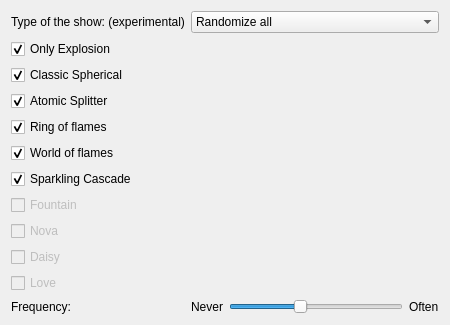
     <widget class="QWidget" name="tab">
      <attribute name="title">
       <string>Fireworks</string>
      </attribute>
      <layout class="QFormLayout" name="formLayout">
       <item row="0" column="0">
        <widget class="QLabel" name="frequencyLabel2_2_2_2">
         <property name="text">
          <string>Type of the show: (experimental)</string>
         </property>
         <property name="wordWrap">
          <bool>false</bool>
         </property>
        </widget>
       </item>
       <item row="0" column="1">
        <widget class="QComboBox" name="showTypeList">
         <property name="toolTip">
          <string>experimental. select how the show will proceed. experimental.</string>
         </property>
         <property name="whatsThis">
          <string>You can change the flow of events. Randm is the default *old* mode, but we know that we can do better than that!!</string>
         </property>
         <property name="autoCompletion">
          <bool>true</bool>
         </property>
         <item>
          <property name="text">
           <string>Randomize all</string>
          </property>
         </item>
         <item>
          <property name="text">
           <string>MonoType (color changes)</string>
          </property>
         </item>
         <item>
          <property name="text">
           <string>MonoChrome (type changes)</string>
          </property>
         </item>
         <item>
          <property name="text">
           <string>pseudo Show (hope this is the best one)</string>
          </property>
         </item>
        </widget>
       </item>
       <item row="1" column="0">
        <widget class="QCheckBox" name="fire0Box">
         <property name="toolTip">
          <string>try me</string>
         </property>
         <property name="text">
          <string>Only Explosion</string>
         </property>
         <property name="checked">
          <bool>true</bool>
         </property>
        </widget>
       </item>
       <item row="2" column="0">
        <widget class="QCheckBox" name="fire1Box">
         <property name="toolTip">
          <string>try me</string>
         </property>
         <property name="text">
          <string>Classic Spherical</string>
         </property>
         <property name="checked">
          <bool>true</bool>
         </property>
        </widget>
       </item>
       <item row="3" column="0">
        <widget class="QCheckBox" name="fire2Box">
         <property name="toolTip">
          <string>try me</string>
         </property>
         <property name="text">
          <string>Atomic Splitter</string>
         </property>
         <property name="checked">
          <bool>true</bool>
         </property>
        </widget>
       </item>
       <item row="4" column="0">
        <widget class="QCheckBox" name="fire3Box">
         <property name="toolTip">
          <string>try me</string>
         </property>
         <property name="text">
          <string>Ring of flames</string>
         </property>
         <property name="checked">
          <bool>true</bool>
         </property>
        </widget>
       </item>
       <item row="5" column="0">
        <widget class="QCheckBox" name="fire4Box">
         <property name="toolTip">
          <string>try me</string>
         </property>
         <property name="text">
          <string>World of flames</string>
         </property>
         <property name="checked">
          <bool>true</bool>
         </property>
        </widget>
       </item>
       <item row="6" column="0">
        <widget class="QCheckBox" name="fire5Box">
         <property name="toolTip">
          <string>try me</string>
         </property>
         <property name="text">
          <string>Sparkling Cascade</string>
         </property>
         <property name="checked">
          <bool>true</bool>
         </property>
        </widget>
       </item>
       <item row="7" column="0">
        <widget class="QCheckBox" name="fire6Box">
         <property name="enabled">
          <bool>false</bool>
         </property>
         <property name="toolTip">
          <string>try me</string>
         </property>
         <property name="text">
          <string>Fountain</string>
         </property>
        </widget>
       </item>
       <item row="8" column="0">
        <widget class="QCheckBox" name="fire7Box">
         <property name="enabled">
          <bool>false</bool>
         </property>
         <property name="toolTip">
          <string>try me</string>
         </property>
         <property name="text">
          <string>Nova</string>
         </property>
        </widget>
       </item>
       <item row="9" column="0">
        <widget class="QCheckBox" name="fire8Box">
         <property name="enabled">
          <bool>false</bool>
         </property>
         <property name="toolTip">
          <string>try me</string>
         </property>
         <property name="text">
          <string>Daisy</string>
         </property>
        </widget>
       </item>
       <item row="10" column="0">
        <widget class="QCheckBox" name="fire9Box">
         <property name="enabled">
          <bool>false</bool>
         </property>
         <property name="toolTip">
          <string>try me</string>
         </property>
         <property name="text">
          <string>Love</string>
         </property>
        </widget>
       </item>
       <item row="11" column="0">
        <widget class="QLabel" name="frequencyLabel2">
         <property name="text">
          <string>Frequency:</string>
         </property>
         <property name="wordWrap">
          <bool>false</bool>
         </property>
        </widget>
       </item>
       <item row="11" column="1">
        <layout class="QHBoxLayout">
         <property name="spacing">
          <number>6</number>
         </property>
         <property name="leftMargin">
          <number>0</number>
         </property>
         <property name="topMargin">
          <number>0</number>
         </property>
         <property name="rightMargin">
          <number>0</number>
         </property>
         <property name="bottomMargin">
          <number>0</number>
         </property>
         <item>
          <widget class="QLabel" name="neverLabel2">
           <property name="toolTip">
            <string>mmm.. what about a fireworks screensaver whithout fireworks??</string>
           </property>
           <property name="whatsThis">
            <string>mmm.. what about a fireworks screensaver whithout fireworks??</string>
           </property>
           <property name="text">
            <string>Never</string>
           </property>
           <property name="wordWrap">
            <bool>false</bool>
           </property>
          </widget>
         </item>
         <item>
          <widget class="QSlider" name="fireworkFrequencySlider">
           <property name="toolTip">
            <string>this sets how often fireworks are released</string>
           </property>
           <property name="whatsThis">
            <string>this sets how often fireworks are released</string>
           </property>
           <property name="minimum">
            <number>0</number>
           </property>
           <property name="maximum">
            <number>20</number>
           </property>
           <property name="value">
            <number>8</number>
           </property>
           <property name="orientation">
            <enum>Qt::Horizontal</enum>
           </property>
          </widget>
         </item>
         <item>
          <widget class="QLabel" name="oftenLabel2">
           <property name="toolTip">
            <string>often: yeah, i like it</string>
           </property>
           <property name="whatsThis">
            <string>if you have enough power you can try this</string>
           </property>
           <property name="text">
            <string>Often</string>
           </property>
           <property name="wordWrap">
            <bool>false</bool>
           </property>
          </widget>
         </item>
        </layout>
       </item>
      </layout>
     </widget>
